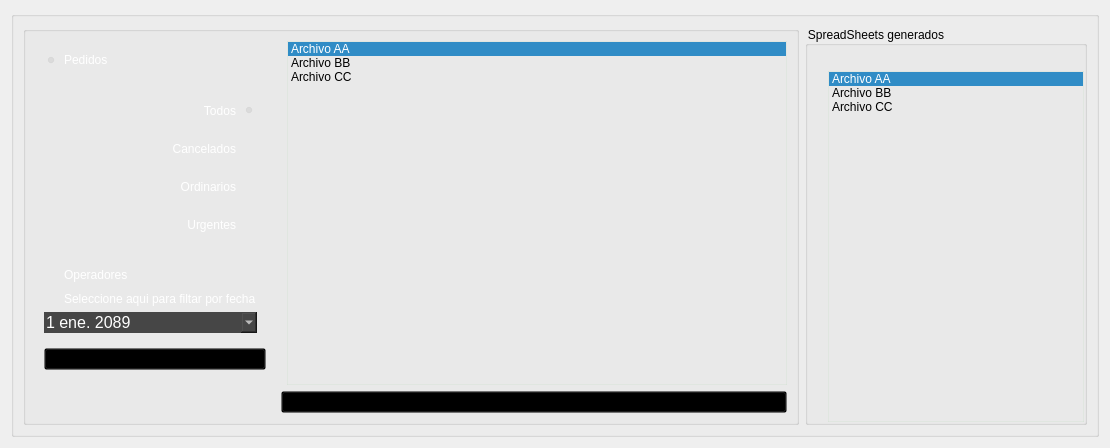
      <widget class="QWidget" name="interfaz">
       <property name="sizePolicy">
        <sizepolicy hsizetype="Expanding" vsizetype="Expanding">
         <horstretch>0</horstretch>
         <verstretch>0</verstretch>
        </sizepolicy>
       </property>
       <property name="maximumSize">
        <size>
         <width>12345</width>
         <height>12345</height>
        </size>
       </property>
       <attribute name="title">
        <string>Generar SS</string>
       </attribute>
       <layout class="QGridLayout" name="gridLayout_29">
        <item row="0" column="0">
         <widget class="QGroupBox" name="groupBox_2">
          <property name="styleSheet">
           <string notr="true">background:transparent;</string>
          </property>
          <property name="title">
           <string/>
          </property>
          <layout class="QGridLayout" name="gridLayout_2">
           <item row="0" column="0">
            <widget class="QGroupBox" name="groupBox_20">
             <property name="sizePolicy">
              <sizepolicy hsizetype="Expanding" vsizetype="Expanding">
               <horstretch>0</horstretch>
               <verstretch>0</verstretch>
              </sizepolicy>
             </property>
             <property name="minimumSize">
              <size>
               <width>0</width>
               <height>0</height>
              </size>
             </property>
             <property name="maximumSize">
              <size>
               <width>12345</width>
               <height>12345</height>
              </size>
             </property>
             <property name="styleSheet">
              <string notr="true">background:transparent;</string>
             </property>
             <property name="title">
              <string/>
             </property>
             <layout class="QGridLayout" name="gridLayout">
              <item row="0" column="0">
               <widget class="QFrame" name="frame_3">
                <property name="minimumSize">
                 <size>
                  <width>150</width>
                  <height>0</height>
                 </size>
                </property>
                <property name="styleSheet">
                 <string notr="true">background:transparent;</string>
                </property>
                <property name="frameShape">
                 <enum>QFrame::NoFrame</enum>
                </property>
                <property name="frameShadow">
                 <enum>QFrame::Raised</enum>
                </property>
                <layout class="QGridLayout" name="gridLayout_3">
                 <item row="0" column="0">
                  <widget class="QRadioButton" name="radioButtonInterfasePochtecaPedidos">
                   <property name="styleSheet">
                    <string notr="true">color:white;</string>
                   </property>
                   <property name="text">
                    <string>Pedidos</string>
                   </property>
                   <property name="checked">
                    <bool>true</bool>
                   </property>
                  </widget>
                 </item>
                 <item row="4" column="0">
                  <widget class="QPushButton" name="btnFiltroFechas">
                   <property name="text">
                    <string>Buscar</string>
                   </property>
                  </widget>
                 </item>
                 <item row="2" column="0">
                  <widget class="QRadioButton" name="radioButtonInterfasePochtecaOperadores">
                   <property name="styleSheet">
                    <string notr="true">color:white;</string>
                   </property>
                   <property name="text">
                    <string>Operadores</string>
                   </property>
                  </widget>
                 </item>
                 <item row="3" column="0">
                  <widget class="QFrame" name="frame_27">
                   <property name="minimumSize">
                    <size>
                     <width>150</width>
                     <height>0</height>
                    </size>
                   </property>
                   <property name="styleSheet">
                    <string notr="true">background:transparent; margin-top:0px;</string>
                   </property>
                   <property name="frameShape">
                    <enum>QFrame::NoFrame</enum>
                   </property>
                   <property name="frameShadow">
                    <enum>QFrame::Raised</enum>
                   </property>
                   <layout class="QGridLayout" name="gridLayout_12">
                    <property name="leftMargin">
                     <number>0</number>
                    </property>
                    <property name="topMargin">
                     <number>0</number>
                    </property>
                    <property name="verticalSpacing">
                     <number>-1</number>
                    </property>
                    <item row="1" column="0">
                     <widget class="QCheckBox" name="filtrarFechas">
                      <property name="styleSheet">
                       <string notr="true">color:white;</string>
                      </property>
                      <property name="text">
                       <string>Seleccione aqui para filtar por fecha</string>
                      </property>
                     </widget>
                    </item>
                    <item row="2" column="0">
                     <widget class="QDateEdit" name="dateEditPochteca">
                      <property name="styleSheet">
                       <string notr="true">font: 16px;
color: rgb(255,255,255);
border: 0px solid rgba(143, 234, 79,90);
background-color: rgb(70,70,70);</string>
                      </property>
                      <property name="locale">
                       <locale language="Spanish" country="Mexico"/>
                      </property>
                      <property name="buttonSymbols">
                       <enum>QAbstractSpinBox::NoButtons</enum>
                      </property>
                      <property name="calendarPopup">
                       <bool>true</bool>
                      </property>
                      <property name="date">
                       <date>
                        <year>2089</year>
                        <month>1</month>
                        <day>1</day>
                       </date>
                      </property>
                     </widget>
                    </item>
                   </layout>
                  </widget>
                 </item>
                 <item row="1" column="0">
                  <widget class="QFrame" name="frame_2">
                   <property name="minimumSize">
                    <size>
                     <width>0</width>
                     <height>183</height>
                    </size>
                   </property>
                   <property name="layoutDirection">
                    <enum>Qt::RightToLeft</enum>
                   </property>
                   <property name="styleSheet">
                    <string notr="true">margin-left:0px;</string>
                   </property>
                   <property name="frameShape">
                    <enum>QFrame::StyledPanel</enum>
                   </property>
                   <property name="frameShadow">
                    <enum>QFrame::Raised</enum>
                   </property>
                   <layout class="QGridLayout" name="gridLayout_14">
                    <item row="0" column="0">
                     <widget class="QRadioButton" name="radioButtonInterfasePochtecaTodos">
                      <property name="styleSheet">
                       <string notr="true">color:white; padding-left:0px;</string>
                      </property>
                      <property name="text">
                       <string>Todos</string>
                      </property>
                      <property name="checked">
                       <bool>true</bool>
                      </property>
                     </widget>
                    </item>
                    <item row="1" column="0">
                     <widget class="QRadioButton" name="radioButtonInterfasePochtecaCancelados">
                      <property name="styleSheet">
                       <string notr="true">color:white; padding-left:0px;</string>
                      </property>
                      <property name="text">
                       <string>Cancelados</string>
                      </property>
                     </widget>
                    </item>
                    <item row="2" column="0">
                     <widget class="QRadioButton" name="radioButtonInterfasePochtecaOrdinarios">
                      <property name="styleSheet">
                       <string notr="true">color:white; padding-left:0px;</string>
                      </property>
                      <property name="text">
                       <string>Ordinarios</string>
                      </property>
                     </widget>
                    </item>
                    <item row="3" column="0">
                     <widget class="QRadioButton" name="radioButtonInterfasePochtecaUrgentes">
                      <property name="styleSheet">
                       <string notr="true">color:white; padding-left:0px;</string>
                      </property>
                      <property name="text">
                       <string>Urgentes</string>
                      </property>
                      <property name="checked">
                       <bool>false</bool>
                      </property>
                     </widget>
                    </item>
                   </layout>
                  </widget>
                 </item>
                </layout>
               </widget>
              </item>
              <item row="3" column="1" colspan="2">
               <widget class="QPushButton" name="pushButtonInterfasePochtecaGenera">
                <property name="sizePolicy">
                 <sizepolicy hsizetype="Maximum" vsizetype="Maximum">
                  <horstretch>0</horstretch>
                  <verstretch>0</verstretch>
                 </sizepolicy>
                </property>
                <property name="maximumSize">
                 <size>
                  <width>12345</width>
                  <height>40</height>
                 </size>
                </property>
                <property name="text">
                 <string>Generar SpreadSheet</string>
                </property>
               </widget>
              </item>
              <item row="0" column="2" rowspan="2">
               <widget class="QListWidget" name="listWidgetPochtecaFTP">
                <property name="sizePolicy">
                 <sizepolicy hsizetype="Expanding" vsizetype="Expanding">
                  <horstretch>0</horstretch>
                  <verstretch>0</verstretch>
                 </sizepolicy>
                </property>
                <property name="minimumSize">
                 <size>
                  <width>500</width>
                  <height>0</height>
                 </size>
                </property>
                <property name="styleSheet">
                 <string notr="true">background:transparent;
border: 1px  solid rgba(190, 219, 189, 55);
</string>
                </property>
                <property name="verticalScrollBarPolicy">
                 <enum>Qt::ScrollBarAlwaysOff</enum>
                </property>
                <property name="horizontalScrollBarPolicy">
                 <enum>Qt::ScrollBarAlwaysOff</enum>
                </property>
                <property name="currentRow">
                 <number>0</number>
                </property>
                <item>
                 <property name="text">
                  <string>Archivo AA</string>
                 </property>
                </item>
                <item>
                 <property name="text">
                  <string>Archivo BB</string>
                 </property>
                </item>
                <item>
                 <property name="text">
                  <string>Archivo CC</string>
                 </property>
                </item>
               </widget>
              </item>
             </layout>
            </widget>
           </item>
           <item row="0" column="1">
            <widget class="QGroupBox" name="groupBox_21">
             <property name="sizePolicy">
              <sizepolicy hsizetype="Expanding" vsizetype="Expanding">
               <horstretch>0</horstretch>
               <verstretch>0</verstretch>
              </sizepolicy>
             </property>
             <property name="minimumSize">
              <size>
               <width>0</width>
               <height>0</height>
              </size>
             </property>
             <property name="maximumSize">
              <size>
               <width>12345</width>
               <height>16777215</height>
              </size>
             </property>
             <property name="styleSheet">
              <string notr="true">background:transparent;</string>
             </property>
             <property name="title">
              <string>SpreadSheets generados</string>
             </property>
             <layout class="QGridLayout" name="gridLayout_22">
              <property name="leftMargin">
               <number>20</number>
              </property>
              <property name="topMargin">
               <number>25</number>
              </property>
              <property name="rightMargin">
               <number>0</number>
              </property>
              <property name="bottomMargin">
               <number>0</number>
              </property>
              <property name="spacing">
               <number>0</number>
              </property>
              <item row="0" column="0" colspan="2">
               <widget class="QListWidget" name="listWidgetPochtecaHistorial">
                <property name="sizePolicy">
                 <sizepolicy hsizetype="Expanding" vsizetype="Expanding">
                  <horstretch>0</horstretch>
                  <verstretch>0</verstretch>
                 </sizepolicy>
                </property>
                <property name="styleSheet">
                 <string notr="true">background:transparent;
border: 1px  solid rgba(190, 219, 189, 55);
</string>
                </property>
                <property name="verticalScrollBarPolicy">
                 <enum>Qt::ScrollBarAlwaysOff</enum>
                </property>
                <property name="horizontalScrollBarPolicy">
                 <enum>Qt::ScrollBarAlwaysOff</enum>
                </property>
                <property name="currentRow">
                 <number>0</number>
                </property>
                <item>
                 <property name="text">
                  <string>Archivo AA</string>
                 </property>
                </item>
                <item>
                 <property name="text">
                  <string>Archivo BB</string>
                 </property>
                </item>
                <item>
                 <property name="text">
                  <string>Archivo CC</string>
                 </property>
                </item>
               </widget>
              </item>
             </layout>
            </widget>
           </item>
          </layout>
         </widget>
        </item>
       </layout>
      </widget>
